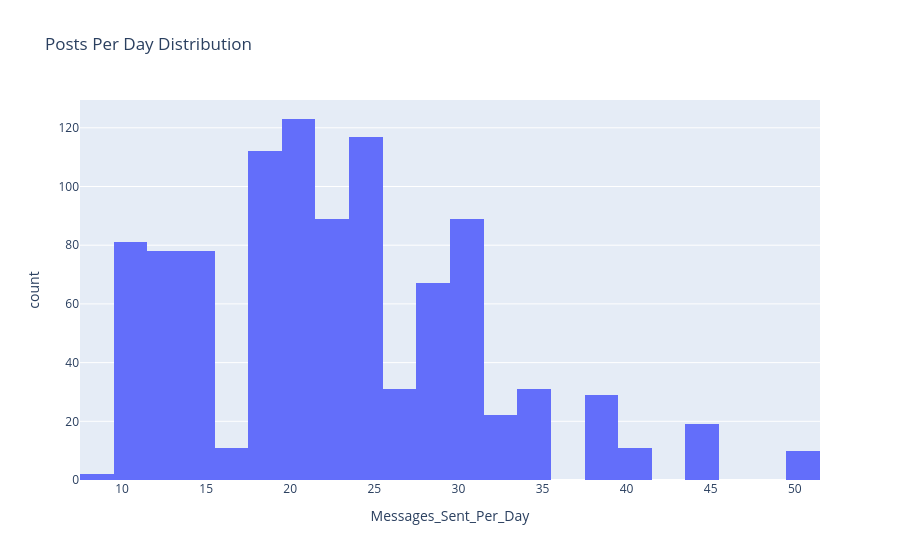

Notebook code cell kept with this figure:
### Markdown cell above
### Messages Per Day Distribution

### Code cell
plt = px.histogram(train_df, x='Messages_Sent_Per_Day', title='Posts Per Day Distribution')
plt.show()

### Figure 1 — Plotly figure (JSON) as saved in the notebook; plotly's stock layout.template omitted (floating-point values rounded to 4 significant figures; data arrays with more than 128 entries replaced by an {"elided": "..."} marker saying what was removed)
{"data": [{"bingroup": "x", "hovertemplate": "Messages_Sent_Per_Day=%{x}<br>count=%{y}<extra></extra>", "legendgroup": "", "marker": {"color": "#636efa", "pattern": {"shape": ""}}, "name": "", "orientation": "v", "showlegend": false, "type": "histogram", "x": {"elided": "1001 float values"}, "xaxis": "x", "yaxis": "y"}], "layout": {"barmode": "relative", "legend": {"tracegroupgap": 0}, "title": {"text": "Posts Per Day Distribution"}, "xaxis": {"anchor": "y", "domain": [0, 1], "title": {"text": "Messages_Sent_Per_Day"}}, "yaxis": {"anchor": "x", "domain": [0, 1], "title": {"text": "count"}}}}
